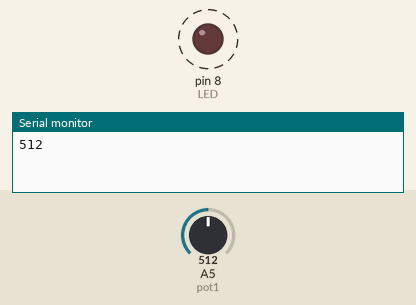
Bench run of a sketch on a simulated Arduino Uno, built with avr-gcc and run on an emulated ATmega328P. Shown: output pins drawn as LEDs (lit = HIGH), the last lines printed to the serial monitor. Dashed ring = blinking. The inputs (shaded band) are chosen by the test bench; at power-on: A5 (pot1) = 512.

Above: at 1.8 s.
1.9 s: A5 (pot1) set to 306
At 2.2 s:
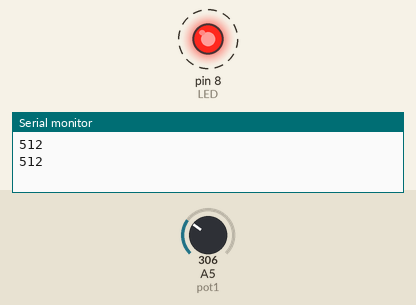
5.4 s: A5 (pot1) set to 122
At 5.56 s:
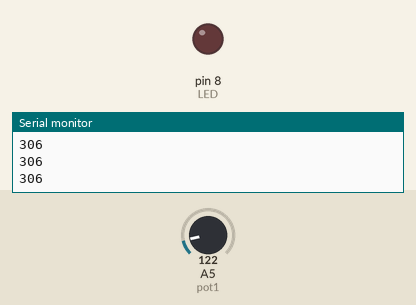
Timing chart, 0 to 14.9 s (numbered marks = the images above; inputs shaded):
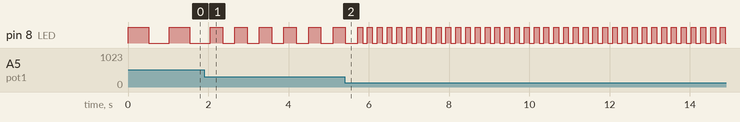

The sketch:

sketch.ino
```cpp
// https://wokwi.com/projects/345891950346371666

#define pot1 A5 // Defines Potentiometer
#define LED 8 // Defines LED

void setup() {
  // put your setup code here, to run once:
  pinMode(pot1, INPUT);
  pinMode(LED, OUTPUT);

  Serial.begin(9600);
}

void loop() {
  // put your main code here, to run repeatedly:
  int LEDstatus = analogRead(pot1);
  digitalWrite(8, HIGH);
  delay(LEDstatus);
  digitalWrite(8, LOW);
  delay(LEDstatus);

  Serial.println(LEDstatus);
}
```

Measured:
- after the input at 1.9 s, pin 8 (LED): alternates HIGH for 0.31 s and LOW for 0.31 s, starting after 0.46 s
- by itself, pin 8 (LED): alternates HIGH for 0.51 s and LOW for 0.51 s
